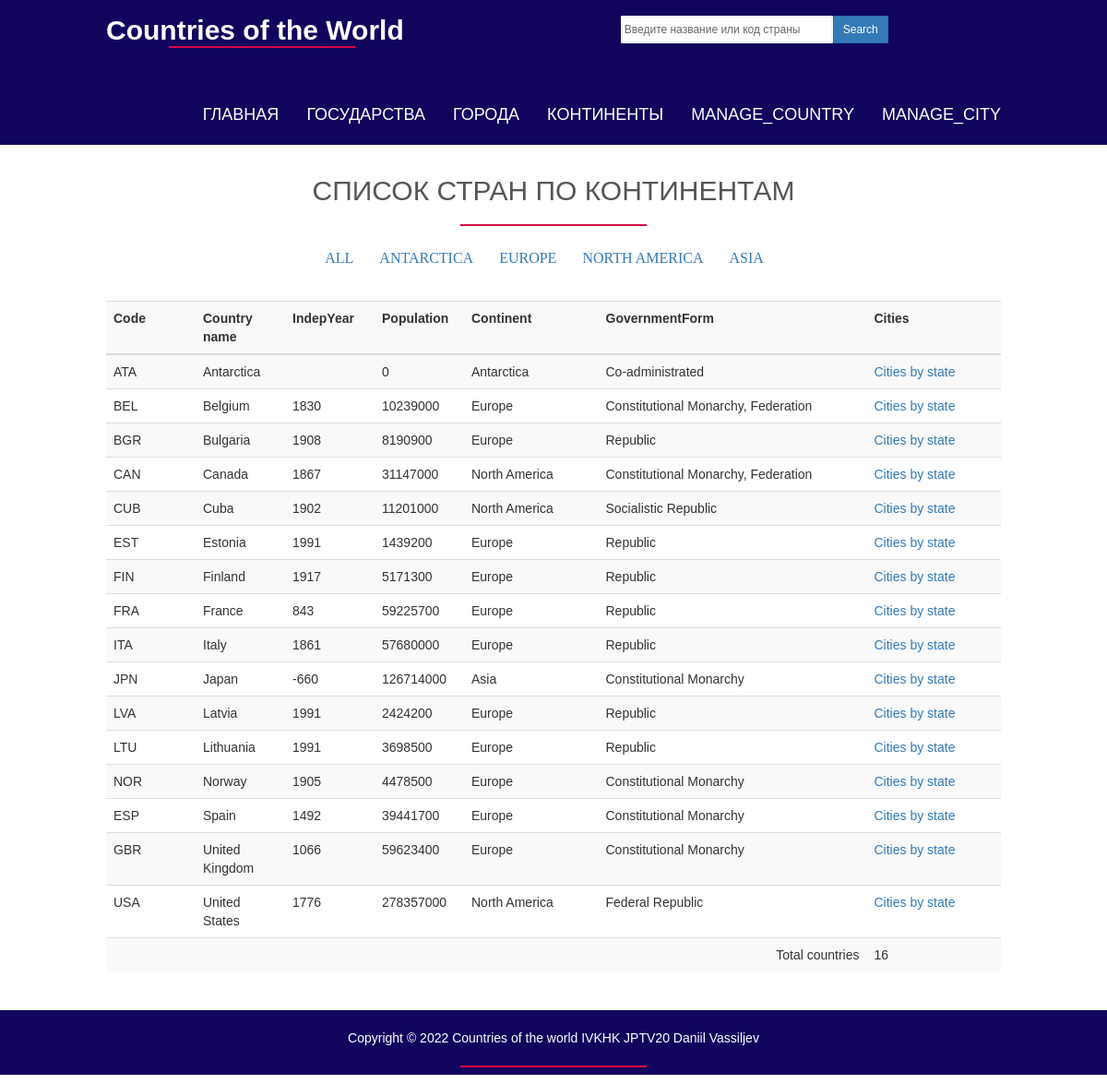
/continent, run on the app's committed database.
### tables this page shows
CREATE TABLE `country` (
  `Code` char(3) NOT NULL DEFAULT '',
  `Name` char(52) NOT NULL DEFAULT '',
  `Continent` enum('Asia','Europe','North America','Africa','Oceania','Antarctica','South America') NOT NULL DEFAULT 'Asia',
  `Region` char(26) NOT NULL DEFAULT '',
  `IndepYear` smallint(6) DEFAULT NULL,
  `Population` int(11) NOT NULL,
  `GovernmentForm` char(45) NOT NULL DEFAULT '',
  `HeadOfState` char(60) DEFAULT NULL,
  `Code2` char(2) NOT NULL DEFAULT ''
);

### controller/Controller.php (called while the page is built, shortened)
<?php
class Controller {
    public static function ContinentStateList() {
        $continentList = Model::getContinentList();
        $stateList = Model::getStateList();
        include_once('view/continentList.php');
        return;
    }
}
?>

### index.php (called while the page is built, shortened)
<?php
include_once 'inc/database.php';
include_once 'model/Model.php';
include_once 'controller/Controller.php';
include_once 'route/routing.php';
?>

### inc/database.php (called while the page is built, shortened)
<?php
class database {
    private $conn;
    private $host;
    private $user;
    private $password;
    private $baseName;
    function __construct() {
		$this->host = 'localhost';
        $this->user = 'root';
        $this->password = '';
        $this->baseName = 'jptv20_world2022';
    }
    function connect() {
        try {
            $this->conn = new PDO(
                    'mysql:host='.$this->host.''
                    .';dbname='.$this->baseName.'',
                    $this->user,
                    $this->password,
                    array(PDO::MYSQL_ATTR_INIT_COMMAND => 'SET NAMES utf8'));
        } catch (Exception $e) {
            die('Connection failed : '.$e->getMessage());
        }
        return $this->conn;
    }
    function disconnect() {
        if ($this->conn) {
            $this->conn = null;
        }
    }
    function getAll($query) {
		try{
            $result = $this->conn->prepare($query);
			$result->execute();
			$result->setFetchMode(PDO::FETCH_ASSOC);
			$response = $result->fetchAll();
			return $response;
        } catch (Exception $ex) {
            echo "Error:".$ex->getMessage();
        }
    }
}
?>

### model/Model.php (called while the page is built, shortened)
<?php
class Model {
    public static function getStateList(){
        $sql = "SELECT * FROM `country`  ORDER BY `country`.`Name` ASC;";
        $db = new database();
        $item = $db->getAll($sql);
        return $item;
    }
    public static function getContinentList() {
        $query = "SELECT DISTINCT `Continent` FROM `country`";
        $db = new database();
        $item = $db->getAll($query);
        return $item;
    }
}
?>

### view/continentList.php (the view, shortened to what this page needs)
<div class = "col-md-12">
    <div class="menyline">
        <ul class="menyul">
            <?php
                echo '<li class="meny"><a href="continent">All</a></li>';
                foreach($continentList as $continent) {
                    echo '<li class="meny">';
                    echo '<a href="continentState?'.$continent['Continent'].'">'.$continent['Continent'].'</a>';
                    echo '</li>';
                }
            ?>
        </ul>
    </div>
</div>
<table class="table table-striped">
    <tr>
        <th style="width:10%">Code</th>
        <th style="width:10%">Country name</th>
        <th style="width:10%">IndepYear</th>
        <th style="width:10%">Population</th>
        <th style="width:15%">Continent</th>
        <th style="width:30%">GovernmentForm</th>
        <th style="width:15%">Cities</th>
    </tr>
    <tbody>
    <?php
    foreach ($stateList as $state) {
    echo '<tr>
        <td>'.$state['Code'].'</td>
        <td>'.$state['Name'].'</td>
        <td>'.$state['IndepYear'].'</td>
        <td>'.$state['Population'].'</td>
        <td>'.$state['Continent'].'</td>
        <td>'.$state['GovernmentForm'].'</td>
        <td><a href="citiesStateContinent?'.$state['Code'].'">Cities by state</a></td>
    </tr>';
    }
    echo '<tr>
        <td colspan=6 class="textposition">Total countries</td>';
    echo '<td>'.count($stateList).'</td>';
    echo '</tr>';
    ?>
    </tbody>
</table>
<?php
    include "view/templates/layout.php";
?>

### public/css/templatemo-style.css (style rules this page uses)
body { font-family: 'Signika', sans-serif; font-weight: 400; position: relative; }

### public/css/style.css (style rules this page uses)
html,body { margin:0; padding:0; height:100%; }
.meny { display: inline-block; padding: 4px; margin-right: 20px; }
.menyul { margin: 0; padding: 0; padding-bottom: 30px; }
.menyline { clear: left; font-size: 16px; text-transform: uppercase; font-family: 'Chewy', cursive; margin-left: auto; margin-right: auto; text-align:center; }
.textposition { padding-top:20px; padding-bottom:20px; text-align:right; }

### data on the page
country: Code "ATA", Name "Antarctica", Population "0", Continent "Antarctica", GovernmentForm "Co-administrated"
country: Code "BEL", Name "Belgium", IndepYear "1830", Population "10239000", Continent "Europe", GovernmentForm "Constitutional Monarchy, Federation"
country: Code "BGR", Name "Bulgaria", IndepYear "1908", Population "8190900", Continent "Europe", GovernmentForm "Republic"
country: Code "CAN", Name "Canada", IndepYear "1867", Population "31147000", Continent "North America", GovernmentForm "Constitutional Monarchy, Federation"
country: Code "CUB", Name "Cuba", IndepYear "1902", Population "11201000", Continent "North America", GovernmentForm "Socialistic Republic"
country: Code "EST", Name "Estonia", IndepYear "1991", Population "1439200", Continent "Europe", GovernmentForm "Republic"
country: Code "FIN", Name "Finland", IndepYear "1917", Population "5171300", Continent "Europe", GovernmentForm "Republic"
country: Code "FRA", Name "France", IndepYear "843", Population "59225700", Continent "Europe", GovernmentForm "Republic"
country: Code "ITA", Name "Italy", IndepYear "1861", Population "57680000", Continent "Europe", GovernmentForm "Republic"
country: Code "JPN", Name "Japan", IndepYear "-660", Population "126714000", Continent "Asia", GovernmentForm "Constitutional Monarchy"
country: Code "LVA", Name "Latvia", IndepYear "1991", Population "2424200", Continent "Europe", GovernmentForm "Republic"
country: Code "LTU", Name "Lithuania", IndepYear "1991", Population "3698500", Continent "Europe", GovernmentForm "Republic"
country: Code "NOR", Name "Norway", IndepYear "1905", Population "4478500", Continent "Europe", GovernmentForm "Constitutional Monarchy"
country: Code "ESP", Name "Spain", IndepYear "1492", Population "39441700", Continent "Europe", GovernmentForm "Constitutional Monarchy"
country: Code "GBR", Name "United Kingdom", IndepYear "1066", Population "59623400", Continent "Europe", GovernmentForm "Constitutional Monarchy"
country: Code "USA", Name "United States", IndepYear "1776", Population "278357000", Continent "North America", GovernmentForm "Federal Republic"

### other printed values
$titel "СПИСОК СТРАН ПО КОНТИНЕНТАМ"
$continent['Continent'] "ANTARCTICA"
$continent['Continent'] "EUROPE"
$continent['Continent'] "NORTH AMERICA"
$continent['Continent'] "ASIA"
count($stateList) "16"
